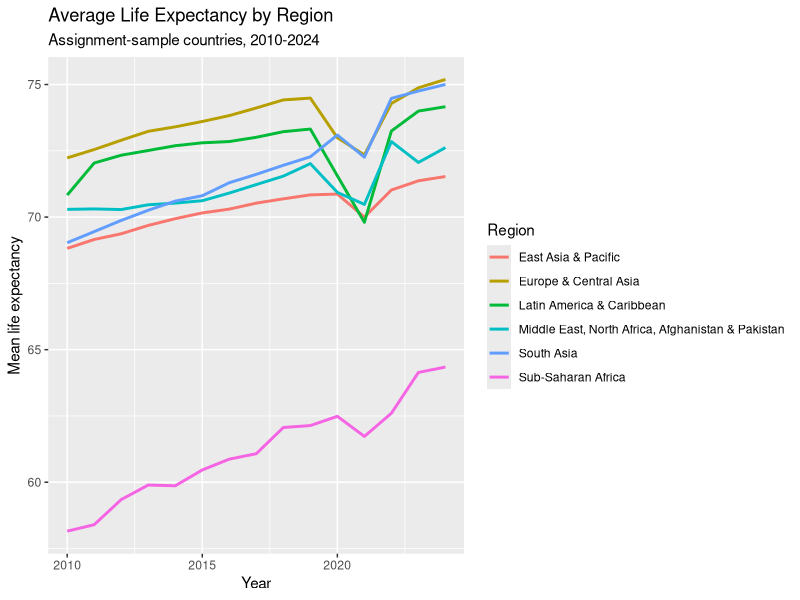

This figure's R source:
## ---- chunk 1
knitr::opts_chunk$set(echo = TRUE)
## ---- chunk 2
options(repos = c(CRAN = "https://cloud.r-project.org"))

if (!requireNamespace("tidyverse", quietly = TRUE)) {
  install.packages("tidyverse")
}

library(tidyverse)

dev <- read_csv("../data/development_indicators_2026.csv")
dictionary <- read_csv("../data/development_indicators_dictionary_2026.csv")

hks_blue <- "#1F5F83"
hks_crimson <- "#A51C30"
hks_gray <- "#6B7280"
## ---- chunk 3
dev |>
  filter(assignment_sample == TRUE & year == 2023) |>
  summarise(
    mean_life_expectancy = mean(life_expectancy),
    median_life_expectancy = median(life_expectancy),
    n_countries = n()
  )
## ---- chunk 4
region_life_2023 <- dev |>
  filter(assignment_sample == TRUE & year == 2023) |>
  group_by(region) |>
  summarise(
    mean_life_expectancy = mean(life_expectancy),
    median_life_expectancy = median(life_expectancy),
    n_countries = n()
  )

region_life_2023
## ---- chunk 5
# Write your code here.
## ---- chunk 6
# Write your code here.
## ---- chunk 7
region_year_life <- dev |>
  filter(assignment_sample == TRUE & year >= 2010) |>
  group_by(region, year) |>
  summarise(
    mean_life_expectancy = mean(life_expectancy),
    n_countries = n(),
    .groups = "drop"
  )

head(region_year_life)
## ---- chunk 8
region_year_life |>
  ggplot(aes(x = year, y = mean_life_expectancy, color = region)) +
  geom_line(linewidth = 1) +
  labs(
    x = "Year",
    y = "Mean life expectancy",
    color = "Region",
    title = "Average Life Expectancy by Region",
    subtitle = "Assignment-sample countries, 2010-2024"
  )
## ---- chunk 9
dev |>
  filter(assignment_sample == TRUE & year == 2023) |>
  summarise(mean_poverty = mean(poverty_rate))
## ---- chunk 10
dev |>
  filter(assignment_sample == TRUE & year == 2023) |>
  summarise(
    mean_poverty = mean(poverty_rate, na.rm = TRUE),
    countries_with_poverty_data = sum(!is.na(poverty_rate)),
    total_countries = n()
  )
## ---- chunk 11
# Write your code here.
## ---- chunk 12
dev |>
  filter(assignment_sample == TRUE & year == 2023) |>
  group_by(region) |>
  summarise(
    mean_gdp_pc = mean(gdp_per_capita_ppp, na.rm = TRUE),
    median_gdp_pc = median(gdp_per_capita_ppp, na.rm = TRUE),
    n_countries = n(),
    .groups = "drop"
  )
## ---- chunk 13
# Write your code here.
## ---- chunk 14
# Optional challenge code here.
